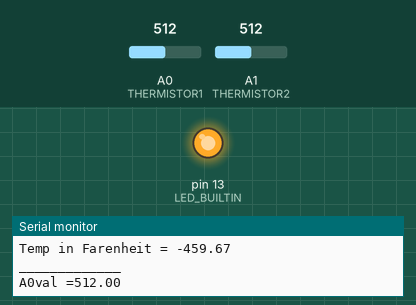
A sketch run on a simulated Arduino Uno, built with avr-gcc and run on an emulated ATmega328P. On the bench: output pins drawn as LEDs (lit = HIGH), the last lines printed to the serial monitor. Inputs (shaded band) come from the test bench; at power-on: A1 (THERMISTOR2) = 512, A0 (THERMISTOR1) = 512.

Above: at 1.2 s.
1.3 s: A1 (THERMISTOR2) set to 250
3.1 s: A1 (THERMISTOR2) set to 228
At 4.5 s:
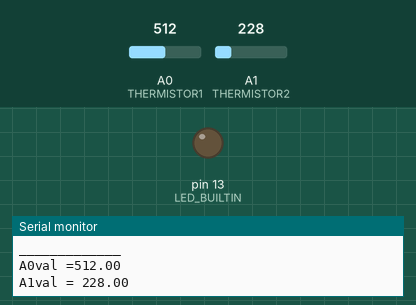
4.8 s: A0 (THERMISTOR1) set to 258
At 6.2 s:
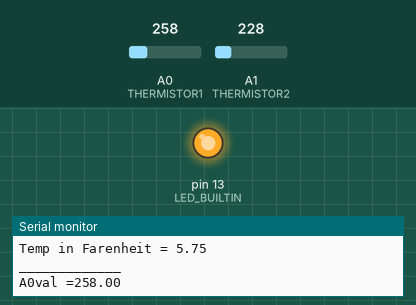
6.5 s: A0 (THERMISTOR1) set to 250
9.5 s: A0 (THERMISTOR1) set to 471
11.0 s: A0 (THERMISTOR1) set to 495
At 12.3 s:
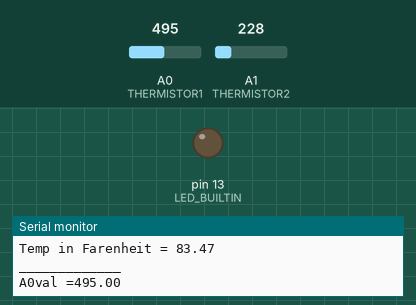
Timing chart, 0 to 13.6 s (numbered marks = the images above; inputs shaded):
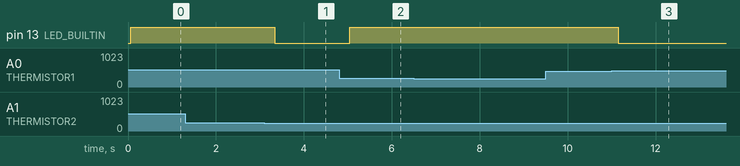

The sketch:

DHT22AndSEEEDThermistor.ino
```cpp
#define THERMISTOR1 0
#define THERMISTOR2 1

#define HIGH_THRESHOLD  82
#define LOW_THRESHOLD   79

void setup() {
  Serial.begin(9600);

  pinMode(THERMISTOR1, INPUT);
  pinMode(THERMISTOR2, INPUT);
  pinMode(LED_BUILTIN, OUTPUT);
}

void loop() {
  float temp = getThermistorTemp();

  if(temp <= LOW_THRESHOLD) {
    digitalWrite(LED_BUILTIN, HIGH);
  } else if(temp >= HIGH_THRESHOLD) {
    digitalWrite(LED_BUILTIN, LOW);
  };
}

float getThermistorTemp(){
  //Temperature from the SEEED Thermistor
  // SEN118A2B

  float A0val = 0;
  float A1val = 0;
  float V2 = 0;
  float Rtherm = 0;

  A0val = float(analogRead(THERMISTOR1));
  A1val = float(analogRead(THERMISTOR2));

  V2 = A0val - A1val;
  Rtherm = float(A1val/V2)*10000;

  //Steinhart
  #define BCoefficient 3950
  #define TNominal 25

  float steinhart;
  float steinhartf;

  steinhart = Rtherm/10000;
  steinhart = log(steinhart);
  steinhart /= BCoefficient;
  steinhart += 1.0 / (TNominal + 273.15);
  steinhart = 1.0 / steinhart; //invert
  steinhart -= 273.15; //convert to C

  //Convert to Farenheit
  steinhartf = steinhart*9/5+32;

  Serial.println("_____________");
  Serial.print("A0val =");
  Serial.println(A0val);
  Serial.print("A1val = ");
  Serial.println(A1val);
  Serial.print("Thermistor Value = ");
  Serial.println(Rtherm);
  Serial.print("Temp in Celsius = ");
  Serial.println(steinhart);
  Serial.print("Temp in Farenheit = ");
  Serial.println(steinhartf);

  return steinhartf;
}
```

Measured:
- the behaviour switches between 241 and 240 on A1 (THERMISTOR2) (found by bisection; images 0 and 1)
- the behaviour switches between 485 and 486 on A0 (THERMISTOR1) (found by bisection; images 2 and 3)
- after the input at 3.1 s, pin 13 (LED_BUILTIN): HIGH → LOW after 0.24 s
- after the input at 4.8 s, pin 13 (LED_BUILTIN): LOW → HIGH after 0.24 s
- after the input at 11.0 s, pin 13 (LED_BUILTIN): HIGH → LOW after 0.15 s
